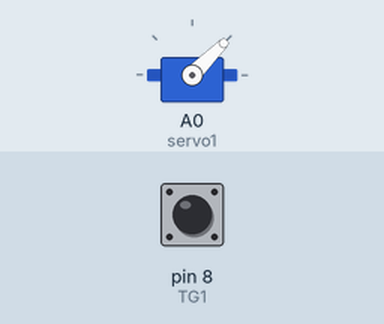
Simulated run of this sketch. Board: Arduino Uno, built with avr-gcc and run on an emulated ATmega328P. Shown: servo. The inputs (shaded band) are chosen by the test bench; at power-on: pin 8 (TG1) HIGH.

Above: at 1.2 s.
1.3 s: pin 8 (TG1) pulled LOW for 0.15 s
At 1.37 s:
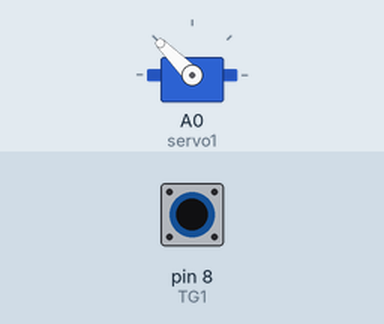
2.9 s: pin 8 (TG1) pulled LOW for 3.2 s
At 7.2 s:
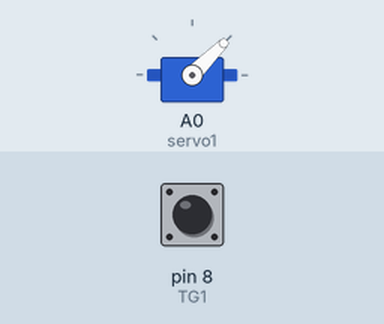
Timing chart, 0 to 8.7 s (numbered marks = the images above; inputs shaded):
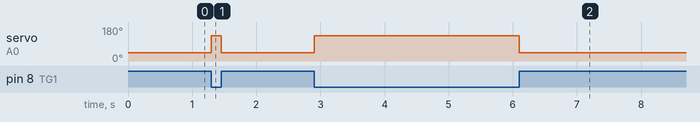

Measured:
- after the input at 1.3 s, servo on A0 (servo1): 45° → 135° at once, → 45° 0.15 s later
- after the input at 2.9 s, servo on A0 (servo1): 45° → 135° at once, → 45° 3.2 s later

The sketch:

wifi0908.ino
```cpp
/*****************************
* 2017.09.08 서보모터 제어 학습
* 목표 : 와이파이 연결, 통신. 재도전 & 토글스위치
     ******* 코멘트 *******
참고자료 http://deneb21.tistory.com/343 (USB to TTL로 ESP8266 펌웨어 업데이트)
문제를 드디어 알아냈다.
공유기 설정중 RTS한계와 Fragmentation값을 최하로 설정해놔서 연결이 안됐음.
몇일동안 별로 한게 없으니까 오늘은 노트북에서 아두이노로 핑쏘기, 토글스위치 두개.
우선 핑은 몹시 잘 날라간다.
토글스위치 MTS-102는 실습용이 아니라서... 브레드보드에 안들어가고 따로 납땜이 필요해보임.
우선은 임시방편 야매로 연결해 테스트해봄.
코드는 택트스위치 테스트했던 코드를 수정.
확실히 택트스위치에비해 코드도 간결한데 디바운싱 해줄 필요도 없음.
별개로 전력 소모를 줄일 수 있는 방법이 있는지 찾아봐야함.
그리고 영상을 보면 알겠지만 스위치가 생각보다 빡세다.
******************************/

#include <Servo.h>

#define TG1 8

Servo servo1;

int readToggle;

void setup()
{
  servo1.attach(A0);
  pinMode(TG1, INPUT_PULLUP);

  //servo1.write(90);
  readToggle = LOW;
}

void loop()
{
  readToggle = digitalRead(TG1);

  if (readToggle == HIGH)
    servo1.write(45);
  else
    servo1.write(135);

}
```
